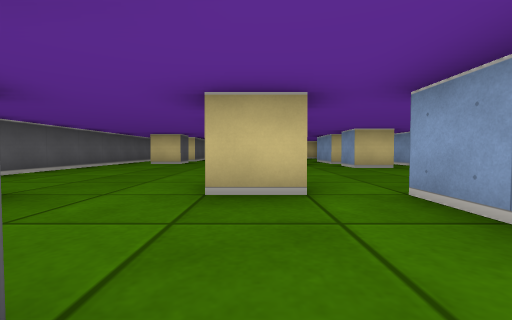
[1] (above)

23 first-person views from a walk through a cub3D maze. The camera is about half as high as the walls, tilts 2° down and sees 90° across. The floor is counted in squares. Each view is taken from the middle of a square. On the plan, view 1 faces up. The plan holds only what a view shows up to about 9 squares ahead; the rest is blank.

[2]
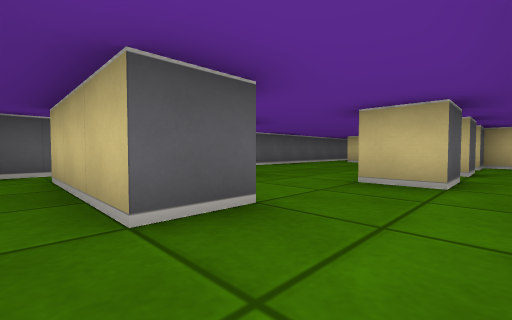

[3]
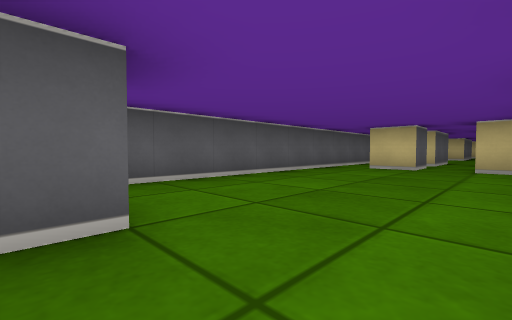

[4]
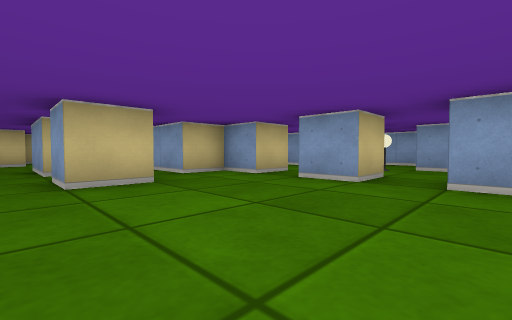

[5]
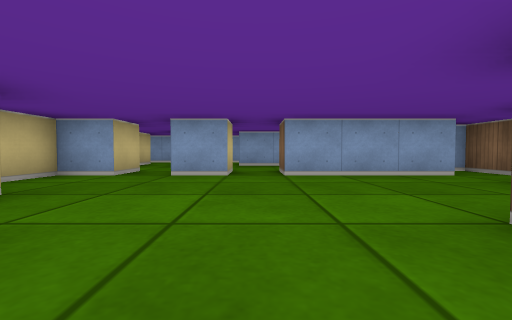

[6]
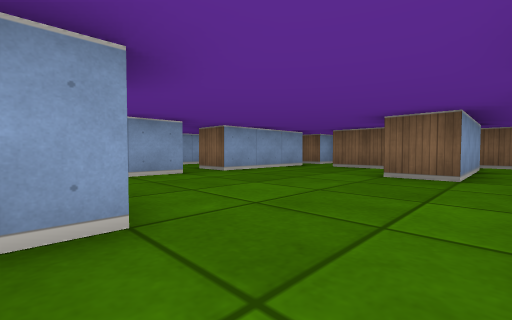

[7]
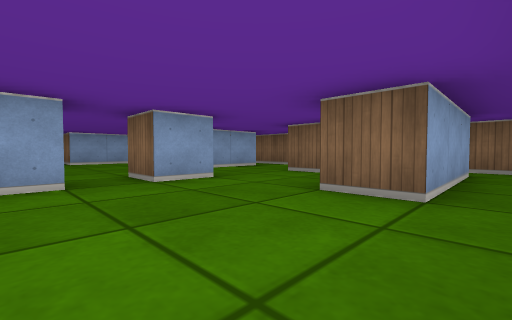

[8]
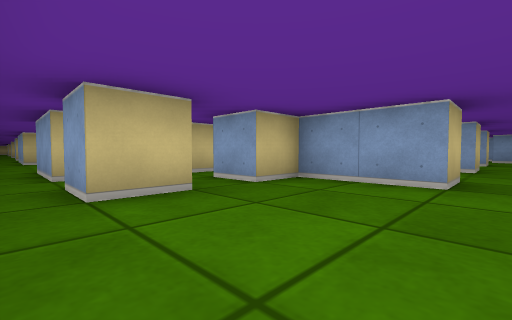

[9]
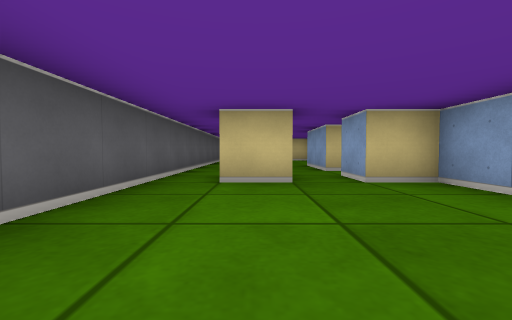

[10]
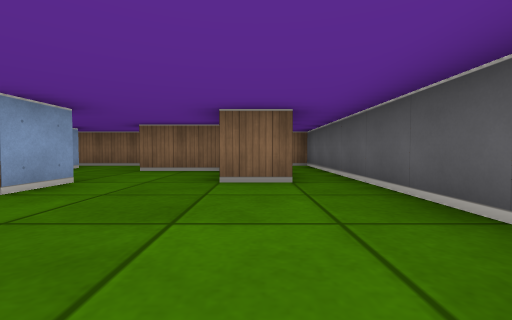

[11]
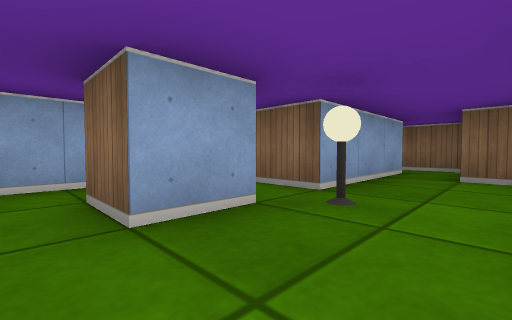

[12]
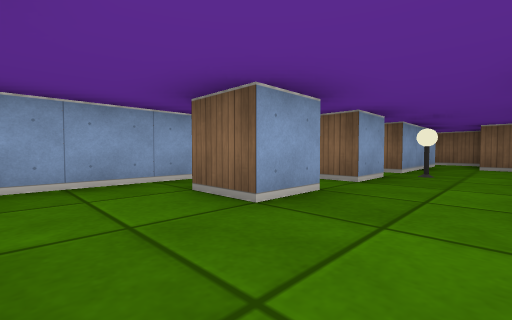

[13]
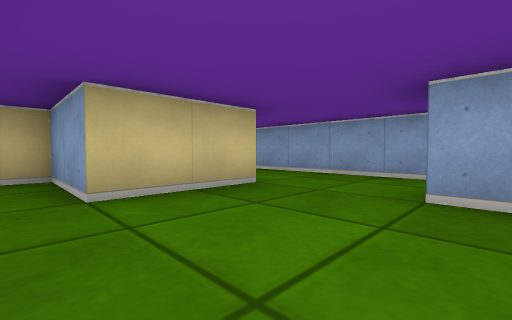

[14]
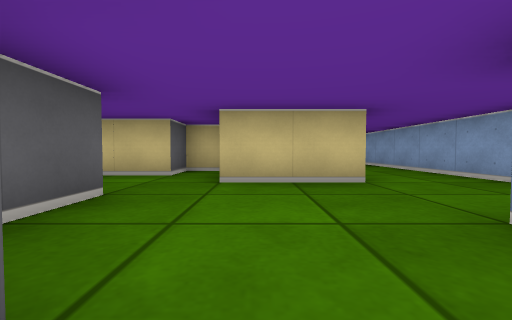

[15]
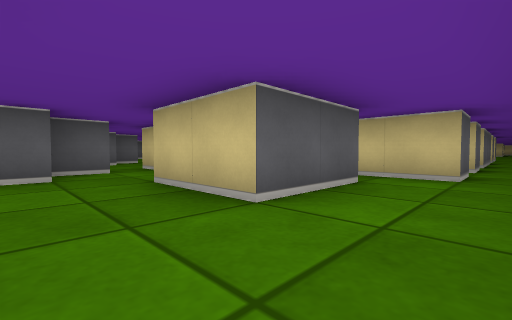

[16]
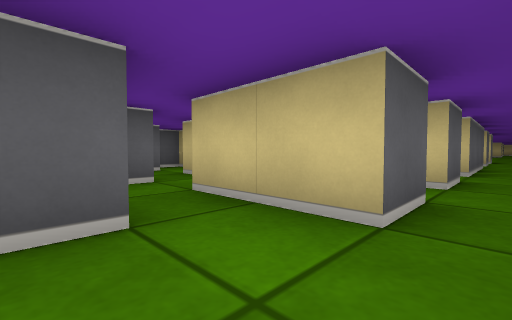

[17]
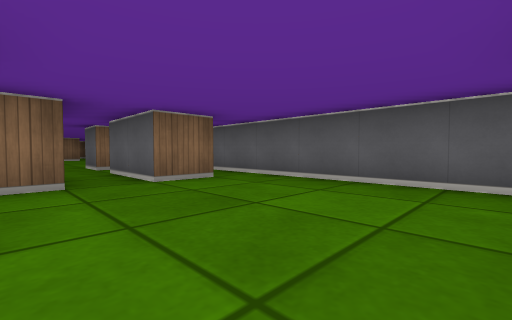

[18]
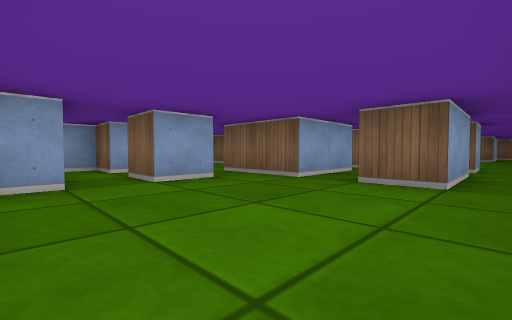

[19]
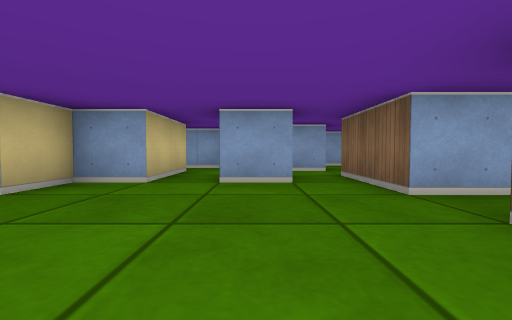

[20]
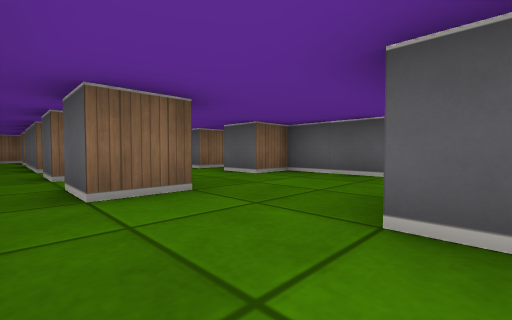

[21]
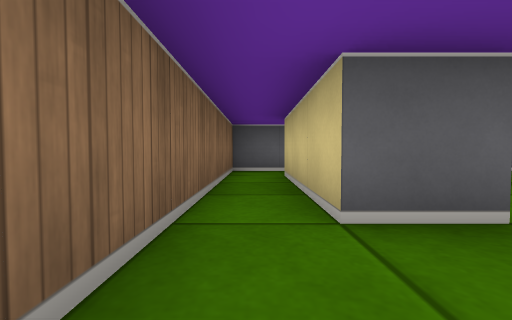

[22]
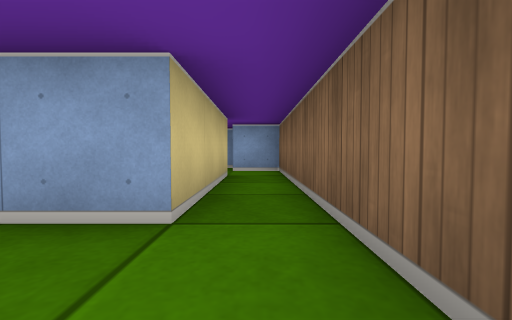

[23]
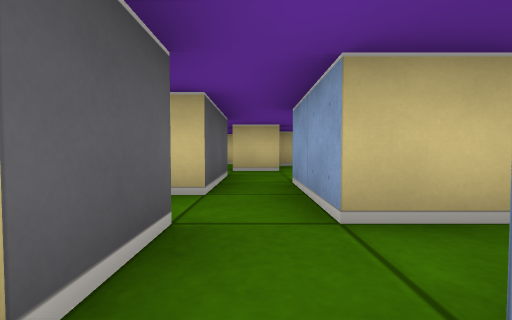

### Floor plan
Key: @ floor where view 1 was taken; # wall or solid block; . floor; L lamp.
Columns run from 5 left of view 1 to 11 right of it. Each row starts with its distance up from view 1.
 24               #.
 23                .
 22               #.
 21                .
 20               #.
 19               #.
 18  .#           #.
 17  .# ##        ..
 16 #....##.##    #.
 15 #.......#..#  ..#
 14 #....#.###...##.#
 13 #......#.# #....#
 12 #.#.##...#####..#
 11 #.#.###.....##..#
 10 #....##.##......#
  9 #.#.##..###.....#
  8 #....##...#...#.#
  7 #....#..#.##....#
  6 #............ #.#
  5 #....#.....#.L..#
  4 #............ #.
  3 #....#.....#..#.
  2 #.#....#...##.#.
  1 #.#....#...##...
  0 #.###@.###.####.
 -1 #..........#   .
 -2 ############   #

Where each view was taken, in squares from view 1:
view 1: 0 up, 0 right, facing up
view 2: 1 down, 1 right, facing up-left
view 3: 2 up, 1 left, facing up-left
view 4: 3 up, 2 right, facing up-right
view 5: 4 up, 1 right, facing right
view 6: 7 up, 1 right, facing down-right
view 7: 5 up, 4 left, facing down-right
view 8: 6 up, 4 left, facing up-right
view 9: 5 up, 3 left, facing up
view 10: 6 up, 3 left, facing down
view 11: 7 up, 7 right, facing down-right
view 12: 10 up, 7 right, facing down-right
view 13: 8 up, 6 right, facing up-right
view 14: 7 up, 7 right, facing up
view 15: 9 up, 10 right, facing up-left
view 16: 12 up, 10 right, facing up-left
view 17: 16 up, 1 left, facing down-left
view 18: 16 up, 4 left, facing down-right
view 19: 14 up, 4 left, facing right
view 20: 11 up, 10 right, facing down-left
view 21: 1 down, 1 right, facing left
view 22: 1 down, 0 right, facing right
view 23: 7 up, 2 right, facing up
